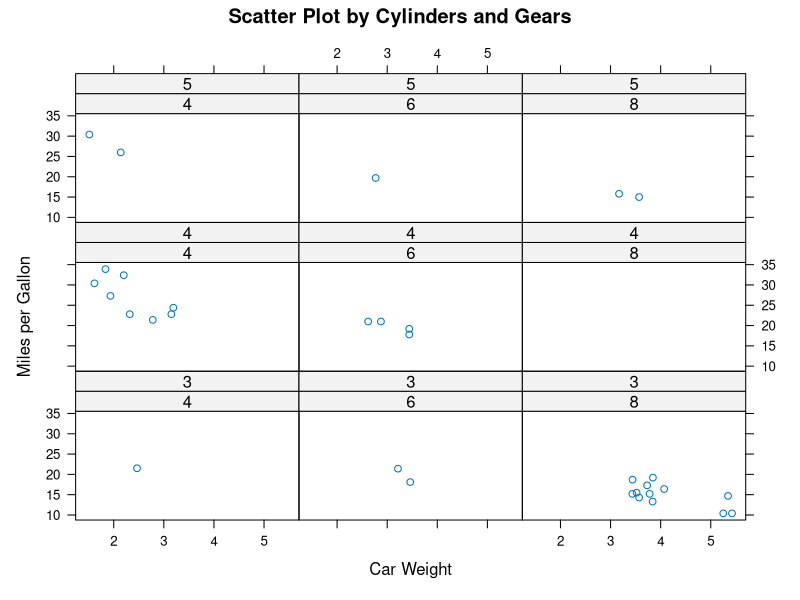

Write R code to recreate this figure. (Note: this script raises an error after producing the figure.)
# using Power BI desktop
# import mtcar data
# add car column to a R visual

# R script - wihtout link to actual data
# xy plot of mpg vs car weight, plit by cyl and gear
require('lattice')

xyplot(mpg~wt|factor(cyl)*factor(gear), data=mtcars,
       main = "Scatter Plot by Cylinders and Gears", 
       ylab="Miles per Gallon", 
       xlab="Car Weight")

# R script - with link to mtcars data from Power BI
# add columns car, cyl, gear, mpg, wt to the R visual
require('lattice')

xyplot(mpg~wt|factor(cyl)*factor(gear), data=dataset,
       main = "Scatter Plot by Cylinders and Gears", 
       ylab="Miles per Gallon", 
       xlab="Car Weight")
      